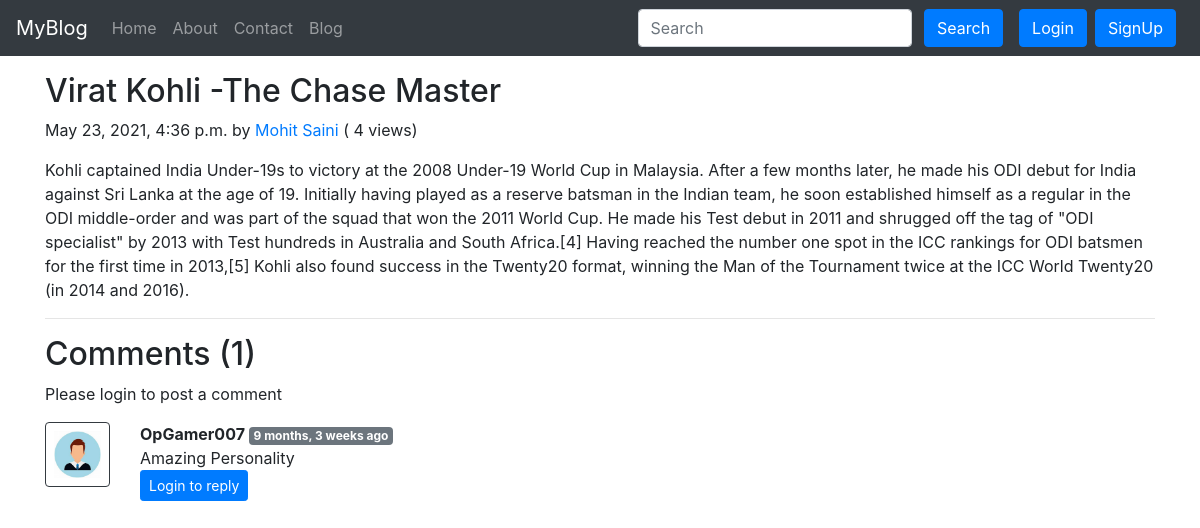
The page /blog/king-kohli on the database its author committed.
### blog/models.py (models this page shows, shortened)
class Post(models.Model):
    sno=models.AutoField(primary_key=True)
    title=models.CharField(max_length=255)
    author=models.CharField(max_length=14)
    slug=models.CharField(max_length=130)
    views= models.IntegerField(default=0)
    timeStamp=models.DateTimeField(blank=True)
    content=models.TextField()

class BlogComment(models.Model):
    sno= models.AutoField(primary_key=True)
    comment=models.TextField()
    user=models.ForeignKey(User, on_delete=models.CASCADE)
    post=models.ForeignKey(Post, on_delete=models.CASCADE)
    parent=models.ForeignKey('self',on_delete=models.CASCADE, null=True )
    timestamp= models.DateTimeField(default=now)

### blog/views.py (the view)
# urls.py: path('<str:slug>', views.blogPost, name="blogPost"),
def blogPost(request, slug):
    post=Post.objects.filter(slug=slug).first()
    post.views= post.views +1
    post.save()
    comments= BlogComment.objects.filter(post=post, parent=None)
    replies= BlogComment.objects.filter(post=post).exclude(parent=None)
    replyDict={}
    for reply in replies:
        if reply.parent.sno not in replyDict.keys():
            replyDict[reply.parent.sno]=[reply]
        else:
            replyDict[reply.parent.sno].append(reply)
    context={'post':post, 'comments': comments, 'user': request.user, 'replyDict': replyDict}
    return render(request, "blog/blogPost.html", context)

### blog/templatetags/extras.py (called while the page is built)
@register.filter(name='get_val')
def get_val(dict, key):
    return dict.get(key)

### templates/blog/blogPost.html (shortened to what this page needs)
{% extends 'base.html' %}
{% block body %}
{% load humanize %}
{% load extras %}
<div class="container my-3">
    <h2 class="blog-post-title">{{post.title}}</h2>
    <p class="blog-post-meta">{{post.timeStamp}} by <a href="/about">{{post.author}}</a> (<span > {{post.views}} views</span>)</p>
    <p>{{post.content|safe}}</p>
    <hr>
</div>
<div class="container">
    <h2> Comments ({{comments.count}}) </h2>
    <div class="my-2">
        {% if user.is_authenticated %}
        <form action="/blog/postComment" method="post">
            {% csrf_token %}
            <div class="form-group">
                <label for="exampleInputEmail1">Post Comment </label>
                <input type="text" class="form-control" name="comment" placeholder="Enter comment here">
            </div>
            <input type="hidden" name="postSno" value="{{post.sno}}">
            <input type="hidden" name="parentSno" value="">
            <button type="submit" class="btn btn-primary">Submit</button>
        </form>
        {% else %}
        Please login to post a comment
        {% endif %}
    </div>
    {% for comment in comments %}
    <div class="row my-3">
        <div class="col-md-1  ">
            <img class="rounded mx-auto d-block w-100 border border-dark p-2" src="/static/img/user.jpg" alt="user">
        </div>
        <div class="col-md-11 ">
            <b> {{comment.user.username}} </b> <span class="badge badge-secondary ">{{comment.timestamp| naturaltime}}</span>
            <div>{{comment.comment}}</div>
            <div class="reply mx-0">
                {% if user.is_authenticated %}
                <button class="btn btn-sm btn-primary" type="button" data-toggle="collapse" data-target="#replyBox{{comment.sno}}" aria-expanded="false" aria-controls="replyBox{{comment.sno}}">
                    Reply
                </button>
                <div class="collapse" id="replyBox{{comment.sno}}">
                    <div class="card card-body my-2">
                        <form action="/blog/postComment" method="post">
                            {% csrf_token %}
                            <div class="form-group">
                                <label for="comment">Post a reply </label>
                                <input type="text" class="form-control" name="comment" placeholder="Enter comment here">
                                <input type="hidden" name="parentSno" value="{{comment.sno}}">
                            </div>
                            <input type="hidden" name="postSno" value="{{post.sno}}">
                            <button type="submit" class="btn btn-primary">Submit</button>
                        </form>
                    </div>
                </div>
                {% else %}
                <button class="btn btn-sm btn-primary" type="button" data-toggle="collapse" data-target="#replyBox{{comment.sno}}" aria-expanded="false" aria-controls="replyBox{{comment.sno}}">
                    Login to reply
                </button>
                {% endif %}
            </div>
        </div>
    </div>
    {% endfor %}
</div>
{% endblock %}

### rows shown on the page
Post: title "Virat Kohli -The Chase Master", timeStamp "May 23, 2021, 4:36 p.m.", author "Mohit Saini", views "4", content "Kohli captained India Under-19s to victory at the 2008 Under-19 World Cup in Malaysia. After a few months later, he made his ODI debut for India against Sri Lanka at the age of 19. Initially having played as a reserve batsman in the Indian team, he soon established himself as a regular in the ODI middle-order and was part of the squad that won the 2011 World Cup. He made his Test debut in 2011 and shrugged off the tag of \"ODI specialist\" by 2013 with Test hundreds in Australia and South Africa.[4] Having reached the number one spot in the ICC rankings for ODI batsmen for the first time in 2013,[5] Kohli also found success in the Twenty20 format, winning the Man of the Tournament twice at…"
BlogComment: user.username "OpGamer007", timestamp "9 months, 3 weeks ago", comment "Amazing Personality"

### other values the page prints
{{ comments.count }} "1"
